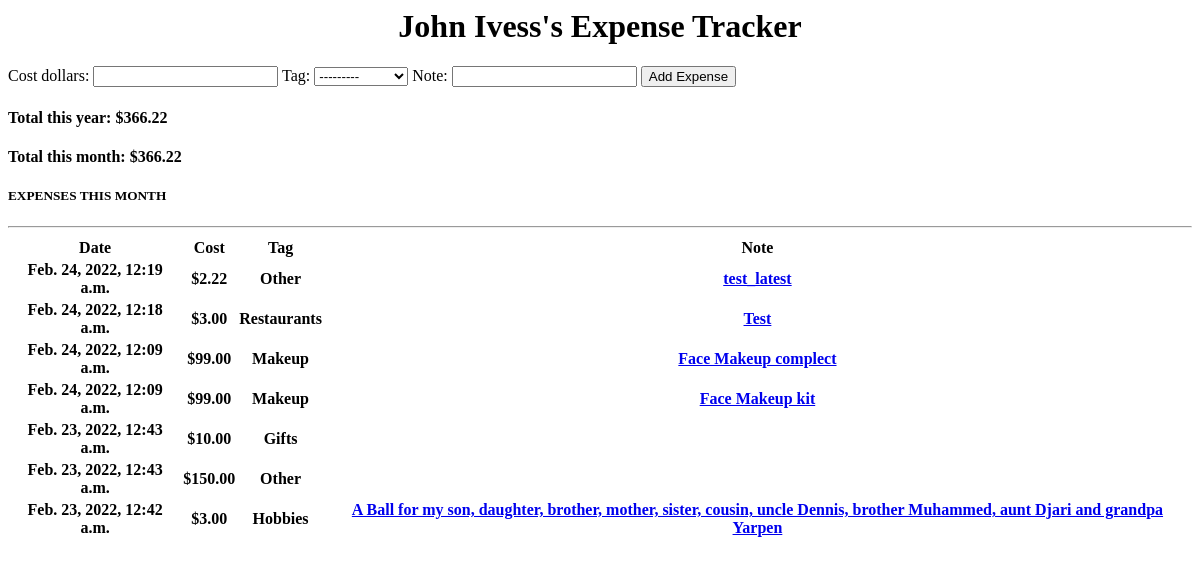
Before: / with the older database file.
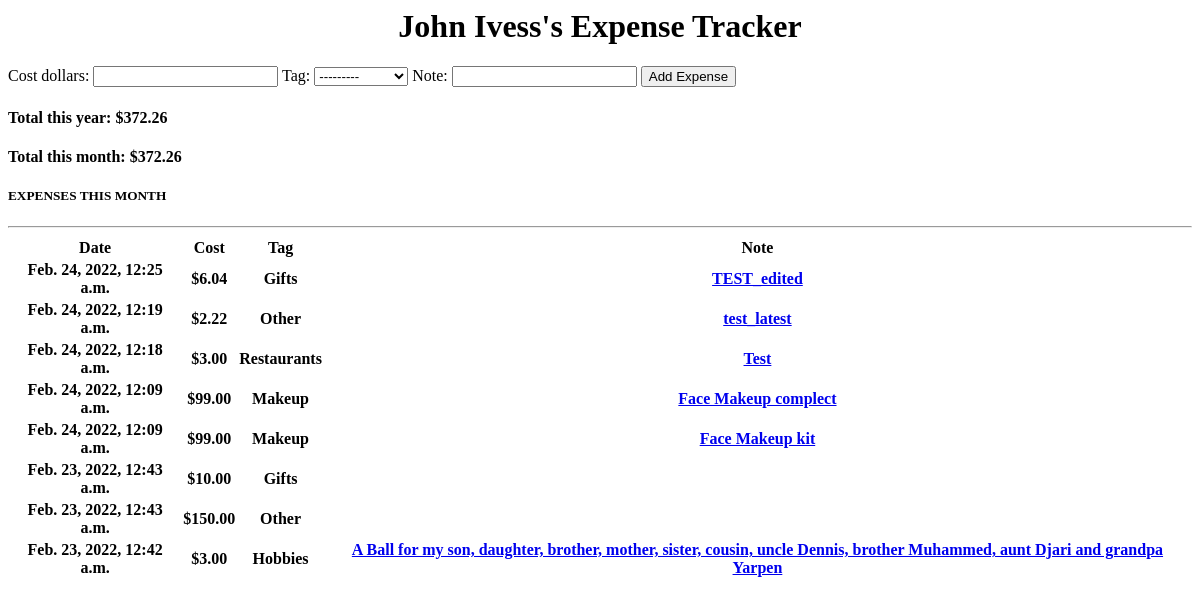
After: the same page with the newer database file.
### tracker/models.py (models this page shows, shortened)
class Expense(models.Model):
    EXPENSES = (
        ('Groceries', 'Groceries'),
        ('Hygiene', 'Hygiene'),
        ('Makeup', 'Makeup'),
        ('Gifts', 'Gifts'),
        ('Cafe', 'Cafe'),
        ('Hobbies', 'Hobbies'),
        ('Restaurants', 'Restaurants'),
        ('Education', 'Education'),
        ('Other', 'Other'),
     )
    cost_dollars: models.DecimalField = models.DecimalField(max_digits=9, decimal_places=2)
    tag: models.CharField = models.CharField(max_length=50, null=True, blank=True, choices=EXPENSES)
    note: models.CharField = models.CharField(max_length=500, null=False, blank=True, unique=False)
    transaction_date: models.DateTimeField = models.DateTimeField(default=datetime.today, blank=False)

### tracker/views.py (the view)
# urls.py: path('', views.dashboard, name='home'),
def dashboard(request):
    expenses = Expense.objects.all().order_by('-transaction_date')
    expenses_this_year = expenses.filter(transaction_date__date__year=datetime.now().year)
    total_this_year = sum(expense.cost_dollars for expense in expenses_this_year)
    expenses_this_month = expenses.filter(transaction_date__date__month=datetime.now().month)
    total_this_month = sum(expense.cost_dollars for expense in expenses_this_month)
    expense_short_form: ExpenseShortForm = ExpenseShortForm()
    if request.method == "POST":
        expense_short_form = ExpenseShortForm(request.POST)
        if expense_short_form.is_valid():
            expense_short_form.save()
        return redirect('/')
    context = {
        'expenses': expenses,
        'expenses_this_year': expenses_this_year,
        'expenses_this_month': expenses_this_month,
        'expense_short_form': expense_short_form,
        'total_this_year': total_this_year,
        'total_this_month': total_this_month,
    }
    return render(request, 'tracker/dashboard.html', context)

### tracker/forms.py
class ExpenseShortForm(ModelForm):
    class Meta:
        model = Expense
        fields = '__all__'
        exclude = ['transaction_date']

### tracker/templates/tracker/dashboard.html (shortened to what this page needs)
<h1><center>John Ivess's Expense Tracker</center></h1>
<form action="" method="POST">
    {{expense_short_form}}
    <input class="btn btn-info" type="submit" value="Add Expense">
</form>
<h4>Total this year: ${{total_this_year}}</h4>
<h4>Total this month: ${{total_this_month}}</h4>
<div class="col-md-7">
    <h5>EXPENSES THIS MONTH</h5>
    <hr>
    <div class="card card-body">
        <table class="table table">
            <tr>
                <th>Date</th>
                <th>Cost</th>
                <th>Tag</th>
                <th>Note</th>
            </tr>
            {% for expense in expenses_this_month %}
            <tr>
                <th>{{expense.transaction_date}}</th>
                <th>${{expense.cost_dollars}}</th>
                <th>{{expense.tag}}</th>
                <th><a href="{% url 'expense_info' expense.id %}">{{expense.note}}</a></th>
            </tr>
            {% endfor %}
        </table>
    </div>
</div>

Changed rows visible on the page:
added Expense: transaction_date "Feb. 24, 2022, 12:25 a.m.", cost_dollars "6.04", tag "Gifts", note "TEST_edited"
Other visible differences:
{{ total_this_year }}: "366.22" → "372.26"
{{ total_this_month }}: "366.22" → "372.26"
